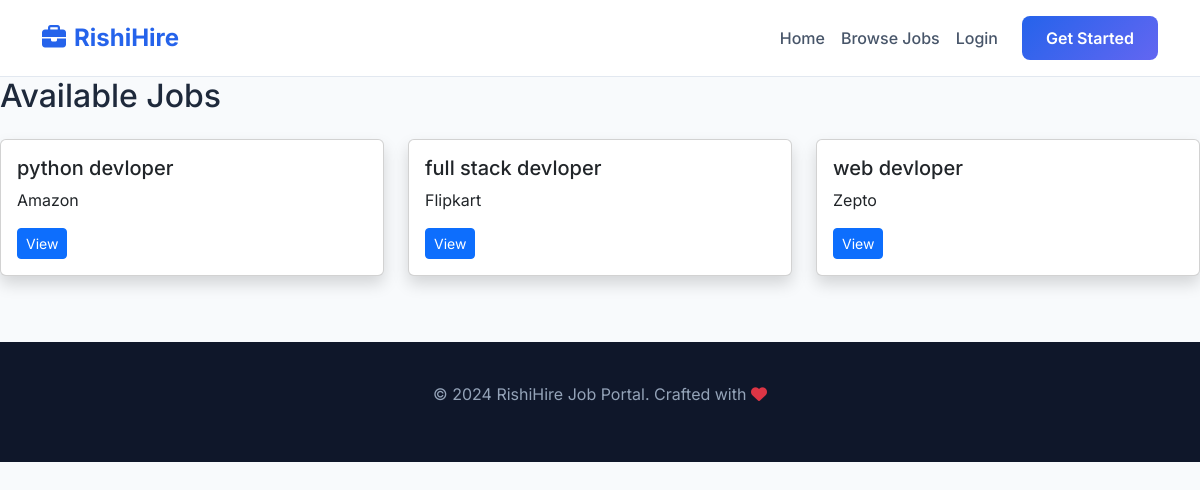
Screenshot of /jobs/ with the database file from the repository.
### jobs/models.py (models this page shows, shortened)
class Job(models.Model):
    employer = models.ForeignKey(settings.AUTH_USER_MODEL, on_delete=models.CASCADE)
    title = models.CharField(max_length=200)
    company = models.CharField(max_length=200)
    location = models.CharField(max_length=200)
    salary = models.IntegerField()
    description = models.TextField()

### jobs/views.py (the view)
# urls.py: path('jobs/', views.job_list, name='job_list'),
def job_list(request):
    jobs = Job.objects.all()
    return render(request, 'jobs/job_list.html', {'jobs': jobs})

### jobs/templates/jobs/job_list.html
{% extends 'base.html' %}
{% block content %}
<h2 class="mb-4">Available Jobs</h2>
<div class="row">
{% for job in jobs %}
  <div class="col-md-4">
    <div class="card mb-3 shadow">
      <div class="card-body">
        <h5>{{ job.title }}</h5>
        <p>{{ job.company }}</p>
        <a href="{% url 'job_detail' job.id %}" class="btn btn-primary btn-sm">View</a>
      </div>
    </div>
  </div>
{% endfor %}
</div>
{% endblock %}

### templates/base.html (style rules this page uses)
:root { --primary-color: #2563eb; --secondary-color: #6366f1; --bg-light: #f8fafc; }
body { font-family: 'Inter', sans-serif; background-color: var(--bg-light); color: #1e293b; }

### rows the page displays
Job: title "python devloper", company "Amazon"
Job: title "full stack devloper", company "Flipkart"
Job: title "web devloper", company "Zepto"
